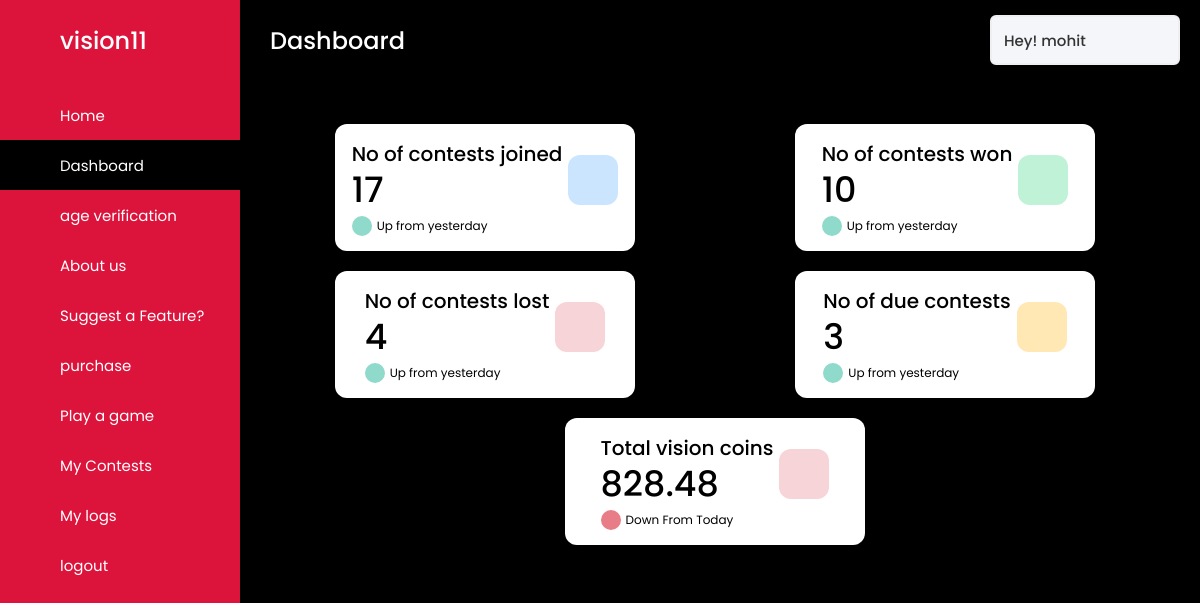
Screenshot of /dashboard (signed in) with the database file from the repository.
### usermanagerAPP/models.py (models this page shows, shortened)
class User1(AbstractUser):
    first_name = models.CharField(
        max_length=20
    )
    last_name = models.CharField(
        max_length=20
    )
    username = models.CharField(
        max_length=20,
        unique=True
    )
    age = models.IntegerField(
        null=True,
        blank=True
    )
    email = models.EmailField(
        max_length=50
    )
    vision_credits = models.FloatField(
        default=0
    )
    currency_type = models.CharField(
        choices=Currency_Choices,
        default=Choices.VISION_CANDIES,
        max_length=50
    )
    gender_type = models.CharField(
        choices=Gender_Choices,
        null=True,
        max_length=10
    )
    country = models.CharField(
        max_length=50
    )
    adult = models.BooleanField(
        'Adult_status',
        default=False
    )
    staff = models.BooleanField(
        'Staff_status',
        default=False
    )
    superuser = models.BooleanField(
        'super_user_status',
        default=False
    )
    aadhar_image = models.FileField(
        upload_to='others',
        null=True,
        blank=True
    )
    contests_won = models.IntegerField(
        default=0
    )
    objects = UserManager()
    @property
    def is_adult(self):
        return self.adult

### mainAPP/views.py (the view)
# urls.py: path('dashboard',views.RenderDashboard),
@login_required(login_url='/accounts/login')
def RenderDashboard(request):
    try:
        return vision11_render.render_dashboard(request)
    except:
        return redirect('/')

### mainAPP/repository.py (called while the page is built)
    def render_dashboard(request):
        contests = Contest.objects.all()
        contest_joined = []
        pending_res = 0
        number_contests = 0
        for contest in contests:
            if request.user in contest.user.all():
                contest_joined.append(contest)
                number_contests += 1
                if not contest.match_id.is_match_end:
                    pending_res += 1
        return render(request,
                      'dashboard.html',
                      {'contests': contest_joined, 'numberjoined': number_contests,
                       'numberwon': request.user.contests_won,
                       'numberloss': number_contests-request.user.contests_won-pending_res,
                       'pending': pending_res}
                      )

### mainAPP/templatetags/mathround.py (called while the page is built)
@register.filter('mathround')
def mathround(float_num, val):
    return round(float_num,val)

### templates/dashboard.html (shortened to what this page needs)
{% load static %}
{% load mathround %}
{% block content %}
<!DOCTYPE html>
<html lang="en">
<head>
  <link rel="stylesheet" href="{% static 'css/plans.css' %}">
  <link rel="stylesheet" href="{% static 'css/dashboard.css' %}">
</head>
  <body>
    <div class="sidebar" id="sidebar-dashboard">
      <div class="logo-details">
        <span class="logo_name">vision11</span>
      </div>
      <ul class="nav-links">
        <li>
          <a href="/">
            <span class="links_name">Home</span>
          </a>
        </li>
        <li>
          <a href="#" class="active" id="basedash">
            <span class="links_name">Dashboard</span>
          </a>
        </li>
        <li>
          <a href="#ageverification" id="ageverdash">
            <span class="links_name">age verification</span>
          </a>
        </li>
        <li>
          <a href="#aboutus" id="absdash">
            <span class="links_name">About us</span>
          </a>
        </li>
        <li>
          <a href="#suggestafeature" id="hefedash">
            <span class="links_name">Suggest a Feature?</span>
          </a>
        </li>
        <li>
          <a href="#purchase" id="purchase">
            <span class="links_name">purchase</span>
          </a>
        </li>
        <li>
          <a href="/play">
            <span class="links_name">Play a game</span>
          </a>
        </li>
        <li>
          <a href="/mycontests" id="mycontests">
            <span class="links_name">My Contests</span>
          </a>
        </li>
        <li>
          <a href="#mylogs" id="mylogs">
            <span class="links_name">My logs</span>
          </a>
        </li>
        <li>
          <a href="/accounts/logout">
            <span class="links_name">logout</span>
          </a>
        </li>
      </ul>
    </div>
    <section class="home-section">
      <nav>
        <div class="sidebar-button">
          <span class="dashboard" style="color: white;">Dashboard</span>
        </div>
        <div class="profile-details">
          <span class="admin_name">Hey! {{user.username}}</span>
        </div>
      </nav>
      <div class="home-content" id="base-dashboard">
        <div class="overview-boxes">
          <div class="box">
            <div class="right-side">
              <div class="box-topic">No of contests joined</div>
              <div class="number">{{numberjoined}}</div>
              <div class="indicator">
                <i class='bx bx-up-arrow-alt'></i>
                <span class="text">Up from yesterday</span>
              </div>
            </div>
            <i class='bx bx-cart-alt cart'></i>
          </div>
          <div class="box">
            <div class="right-side">
              <div class="box-topic">No of contests won</div>
              <div class="number">{{numberwon}}</div>
              <div class="indicator">
                <i class='bx bx-up-arrow-alt'></i>
                <span class="text">Up from yesterday</span>
              </div>
            </div>
            <i class='bx bxs-cart-add cart two'></i>
          </div>
          <div class="box">
            <div class="right-side">
              <div class="box-topic">No of contests lost</div>
              <div class="number">{{numberloss}}</div>
              <div class="indicator">
                <i class='bx bx-up-arrow-alt'></i>
                <span class="text">Up from yesterday</span>
              </div>
            </div>
            <i class='bx bx-cart cart four'></i>
          </div>
          <div class="box">
            <div class="right-side">
              <div class="box-topic">No of due contests</div>
              <div class="number">{{pending}}</div>
              <div class="indicator">
                <i class='bx bx-up-arrow-alt'></i>
                <span class="text">Up from yesterday</span>
              </div>
            </div>
            <i class='bx bx-cart cart three'></i>
          </div>
          <div class="box">
            <div class="right-side">
              <div class="box-topic">Total {{user.currency_type}}</div>
              <div class="number">{{user.vision_credits|mathround:3}}</div>
              <div class="indicator">
                <i class='bx bx-down-arrow-alt down'></i>
                <span class="text">Down From Today</span>
              </div>
            </div>
            <i class='bx bxs-cart-download cart four'></i>
          </div>
        </div>
        <div id="chartdiv"></div>
      </div>
    </section>
  </body>
</html>
{% endblock %}

### statics/css/plans.css (style rules this page uses)
* { box-sizing: border-box; padding: 0px; margin: 0px; font-family: cursive; }

### statics/css/dashboard.css (style rules this page uses)
* { margin: 0; padding: 0; box-sizing: border-box; font-family: 'Poppins', sans-serif; }
.sidebar { position: fixed; height: 100%; width: 240px; background: crimson; transition: all 0.5s ease; overflow-y: auto; }
.overview-boxes .box { min-width: 300px; margin-right: 10px; }
.sidebar .logo-details { height: 80px; display: flex; align-items: center; }
.sidebar .logo-details .logo_name { color: #fff; font-size: 24px; font-weight: 500; }
.sidebar .nav-links { margin-top: 10px; }
.sidebar .nav-links li { position: relative; list-style: none; height: 50px; }
.sidebar .nav-links li a { height: 100%; width: 100%; display: flex; align-items: center; text-decoration: none; transition: all 0.4s ease; }
.sidebar .nav-links li a.active { background: black; }
.sidebar .nav-links li a .links_name { color: #fff; font-size: 15px; font-weight: 400; white-space: nowrap; }
.home-section { position: relative; background: black; min-height: 100vh; width: calc(100% - 240px); left: 240px; transition: all 0.5s ease; }
.home-section nav { display: flex; justify-content: space-between; height: 80px; background: black; display: flex; align-items: center; position: fixed; width: calc(100% - 240px); left: 240px; z-index: 100; padding: 0 20px; box-shadow: 0 1px 1px rgba(0, 0, 0, 0.1); transition: all 0.5s ease; }
.home-section nav .sidebar-button { display: flex; align-items: center; font-size: 24px; font-weight: 500; }
.home-section nav .profile-details { display: flex; align-items: center; background: #F5F6FA; border: 2px solid #EFEEF1; border-radius: 6px; height: 50px; min-width: 190px; padding: 0 15px 0 2px; }
nav .profile-details .admin_name { font-size: 15px; font-weight: 500; color: #333; margin: 0 10px; white-space: nowrap; }
.home-section .home-content { position: relative; padding-top: 104px; }
.home-content .overview-boxes { display: flex; align-items: center; justify-content: space-around; flex-wrap: wrap; padding: 0 20px; margin-top: 20px; }
.overview-boxes .box,.staff-box,.suggestion_box { display: flex; align-items: center; justify-content: center; width: calc(100% / 4 - 15px); background: #fff; padding: 15px 14px; border-radius: 12px; box-shadow: 0 5px 10px rgba(0,0,0,0.1); margin-bottom: 20px; }
.overview-boxes .box-topic { font-size: 20px; font-weight: 500; }
.home-content .box .number { display: inline-block; font-size: 35px; margin-top: -6px; font-weight: 500; }
.home-content .box .indicator { display: flex; align-items: center; }
.home-content .box .indicator i { height: 20px; width: 20px; background: #8FDACB; line-height: 20px; text-align: center; border-radius: 50%; color: #fff; font-size: 20px; margin-right: 5px; }
.box .indicator i.down { background: #e87d88; }
.home-content .box .indicator .text { font-size: 12px; }
.home-content .box .cart { display: inline-block; font-size: 32px; height: 50px; width: 50px; background: #cce5ff; line-height: 50px; text-align: center; color: #66b0ff; border-radius: 12px; margin: -15px 0 0 6px; }
.home-content .box .cart.two { color: #2BD47D; background: #C0F2D8; }
.home-content .box .cart.three { color: #ffc233; background: #ffe8b3; }
.home-content .box .cart.four { color: #e05260; background: #f7d4d7; }
#chartdiv { width: 100%; height: 500px; color: white !important; }

### rows the page displays
User1: username "mohit", currency_type "vision coins", vision_credits|mathround "828.48"

### other values shown
{{ numberjoined }} "17"
{{ numberwon }} "10"
{{ numberloss }} "4"
{{ pending }} "3"
